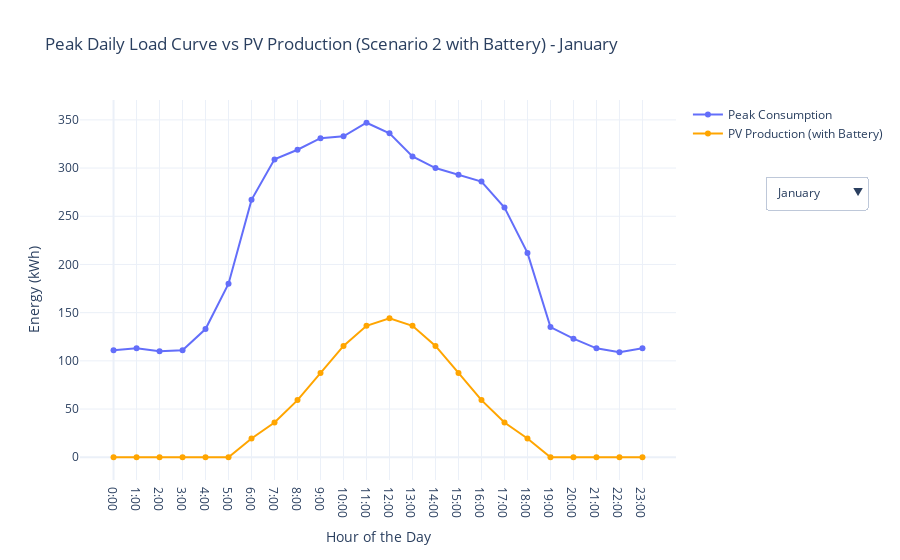

Here is the notebook cell this chart was saved with:
### Markdown cell above
### Step 8: Plot Average Daily Load Curve along with PV Production (Scenario 2)

### Code cell
# Create dropdown options for each month to visualize PV production with battery storage and peak daily load
dropdown_options_battery = []
for month in range(1, 13):
    # Filter data for the specific month
    monthly_data = filtered_data[filtered_data.index.month == month]
    
    # Resample and calculate the peak load for each hour in the month
    avg_hourly_load = monthly_data.resample('H').mean()
    peak_daily_load_month = avg_hourly_load.groupby(avg_hourly_load.index.hour).max()

    # Calculate PV production for the specified month for the scenario with battery
    monthly_pv_production_with_battery = sas.calculate_monthly_pv_production(month, sas.number_of_panels)

    # Add dropdown option
    dropdown_options_battery.append({
        'label': f'{pd.to_datetime(month, format="%m").strftime("%B")}',  # Month name
        'method': 'update',
        'args': [
            {'y': [peak_daily_load_month['Consumption'], monthly_pv_production_with_battery]},
            {'title': f'Peak Daily Load Curve vs PV Production (Scenario 2 with Battery) - {pd.to_datetime(month, format="%m").strftime("%B")}'}
        ]
    })

# Initial figure with January data for Scenario 2 (with Battery)
# Filter data for January
january_data = filtered_data[filtered_data.index.month == 1]
avg_hourly_load_january = january_data.resample('H').mean()
peak_daily_load_january = avg_hourly_load_january.groupby(avg_hourly_load_january.index.hour).max()
monthly_pv_production_with_battery_january = sas.calculate_monthly_pv_production(1, sas.number_of_panels)

# Plot Peak Daily Load Curve and PV Production with dropdown options for Scenario 2 (with Battery)
fig = go.Figure()
fig.add_trace(go.Scatter(x=peak_daily_load_january.index, y=peak_daily_load_january['Consumption'],
                         mode='lines+markers', name='Peak Consumption'))
fig.add_trace(go.Scatter(x=monthly_pv_production_with_battery_january.index, y=monthly_pv_production_with_battery_january,
                         mode='lines+markers', name='PV Production (with Battery)', line=dict(color='orange')))

# Update layout to include dropdown menu on the right side of the plot under the legend
fig.update_layout(
    title='Peak Daily Load Curve vs PV Production (Scenario 2 with Battery) - January',
    xaxis_title='Hour of the Day',
    yaxis_title='Energy (kWh)',
    xaxis=dict(tickvals=list(range(0, 24)), ticktext=[f'{h}:00' for h in range(0, 24)]),
    template='plotly_white',
    updatemenus=[{
        'buttons': dropdown_options_battery,
        'direction': 'down',
        'showactive': True,
        'x': 1.15,  # Positioned to the right of the plot
        'xanchor': 'left',
        'y': 0.8,  # Positioned below the legend
        'yanchor': 'top',
    }]
)

# Show the figure
fig.show()

### Figure 1 — Plotly figure (JSON) as saved in the notebook; plotly's stock layout.template omitted (floating-point values rounded to 4 significant figures)
{"data": [{"mode": "lines+markers", "name": "Peak Consumption", "type": "scatter", "x": [0, 1, 2, 3, 4, 5, 6, 7, 8, 9, 10, 11, 12, 13, 14, 15, 16, 17, 18, 19, 20, 21, 22, 23], "y": [111, 113, 110, 111, 133, 180, 267, 309, 319, 331, 333, 347, 336, 312, 300, 293, 286, 259, 212, 135, 123, 113, 109, 113]}, {"line": {"color": "orange"}, "mode": "lines+markers", "name": "PV Production (with Battery)", "type": "scatter", "x": [0, 1, 2, 3, 4, 5, 6, 7, 8, 9, 10, 11, 12, 13, 14, 15, 16, 17, 18, 19, 20, 21, 22, 23], "y": [0, 0, 0, 0, 0, 0, 19.51, 35.95, 59.27, 87.45, 115.4, 136.4, 144.2, 136.4, 115.4, 87.45, 59.27, 35.95, 19.51, 0, 0, 0, 0, 0]}], "layout": {"title": {"text": "Peak Daily Load Curve vs PV Production (Scenario 2 with Battery) - January"}, "updatemenus": [{"buttons": [{"args": [{"y": [[111, 113, 110, 111, 133, 180, 267, 309, 319, 331, 333, 347, 336, 312, 300, 293, 286, 259, 212, 135, 123, 113, 109, 113], [0, 0, 0, 0, 0, 0, 19.51, 35.95, 59.27, 87.45, 115.4, 136.4, 144.2, 136.4, 115.4, 87.45, 59.27, 35.95, 19.51, 0, 0, 0, 0, 0]]}, {"title": "Peak Daily Load Curve vs PV Production (Scenario 2 with Battery) - January"}], "label": "January", "method": "update"}, {"args": [{"y": [[230, 234, 237, 241, 244, 248, 263, 298, 293, 297, 308, 318, 289, 267, 251, 236, 244, 232, 209, 212, 216, 219, 223, 227], [0, 0, 0, 0, 0, 0, 29.38, 54.14, 89.26, 131.7, 173.8, 205.4, 217.1, 205.4, 173.8, 131.7, 89.26, 54.14, 29.38, 0, 0, 0, 0, 0]]}, {"title": "Peak Daily Load Curve vs PV Production (Scenario 2 with Battery) - February"}], "label": "February", "method": "update"}, {"args": [{"y": [[132, 131, 131, 130, 149, 188, 268, 313, 303, 269, 264, 274, 279, 255, 248, 267, 248, 236, 203, 151, 144, 134, 132, 132], [0, 0, 0, 0, 0, 0, 42.15, 77.66, 128.0, 188.9, 249.4, 294.6, 311.4, 294.6, 249.4, 188.9, 128.0, 77.66, 42.15, 0, 0, 0, 0, 0]]}, {"title": "Peak Daily Load Curve vs PV Production (Scenario 2 with Battery) - March"}], "label": "March", "method": "update"}, {"args": [{"y": [[112, 112, 112, 129, 179, 261, 294, 313, 316, 304, 307, 288, 260, 222, 233, 222, 218, 199, 134, 135, 125, 116, 112, 112], [0, 0, 0, 0, 0, 0, 46.35, 85.4, 140.8, 207.7, 274.2, 324.0, 342.5, 324.0, 274.2, 207.7, 140.8, 85.4, 46.35, 0, 0, 0, 0, 0]]}, {"title": "Peak Daily Load Curve vs PV Production (Scenario 2 with Battery) - April"}], "label": "April", "method": "update"}, {"args": [{"y": [[107, 108, 110, 141, 172, 261, 294, 311, 304, 293, 307, 294, 263, 257, 252, 239, 223, 192, 144, 151, 138, 112, 108, 108], [0, 0, 0, 0, 0, 0, 47.84, 88.14, 145.3, 214.4, 283.0, 334.4, 353.5, 334.4, 283.0, 214.4, 145.3, 88.14, 47.84, 0, 0, 0, 0, 0]]}, {"title": "Peak Daily Load Curve vs PV Production (Scenario 2 with Battery) - May"}], "label": "May", "method": "update"}, {"args": [{"y": [[121, 123, 124, 140, 131, 211, 230, 230, 246, 196, 234, 263, 248, 302, 250, 261, 280, 222, 129, 127, 127, 123, 121, 123], [0, 0, 0, 0, 0, 0, 52.99, 97.63, 161.0, 237.5, 313.5, 370.4, 391.5, 370.4, 313.5, 237.5, 161.0, 97.63, 52.99, 0, 0, 0, 0, 0]]}, {"title": "Peak Daily Load Curve vs PV Production (Scenario 2 with Battery) - June"}], "label": "June", "method": "update"}, {"args": [{"y": [[193, 194, 195, 196, 196, 251, 218, 228, 224, 219, 217, 261, 231, 233, 330, 277, 291, 240, 188, 189, 190, 191, 191, 192], [0, 0, 0, 0, 0, 0, 56.51, 104.1, 171.7, 253.3, 334.4, 395.0, 417.6, 395.0, 334.4, 253.3, 171.7, 104.1, 56.51, 0, 0, 0, 0, 0]]}, {"title": "Peak Daily Load Curve vs PV Production (Scenario 2 with Battery) - July"}], "label": "July", "method": "update"}, {"args": [{"y": [[145, 146, 147, 148, 149, 268, 210, 220, 181, 193, 179, 187, 197, 220, 238, 275, 247, 246, 141, 141, 142, 143, 144, 145], [0, 0, 0, 0, 0, 0, 52.95, 97.56, 160.9, 237.3, 313.3, 370.1, 391.3, 370.1, 313.3, 237.3, 160.9, 97.56, 52.95, 0, 0, 0, 0, 0]]}, {"title": "Peak Daily Load Curve vs PV Production (Scenario 2 with Battery) - August"}], "label": "August", "method": "update"}, {"args": [{"y": [[117, 118, 116, 137, 145, 229, 279, 281, 265, 270, 273, 256, 230, 222, 231, 295, 262, 208, 131, 124, 121, 117, 116, 118], [0, 0, 0, 0, 0, 0, 46.13, 84.99, 140.1, 206.7, 272.9, 322.4, 340.8, 322.4, 272.9, 206.7, 140.1, 84.99, 46.13, 0, 0, 0, 0, 0]]}, {"title": "Peak Daily Load Curve vs PV Production (Scenario 2 with Battery) - September"}], "label": "September", "method": "update"}, {"args": [{"y": [[123, 121, 121, 138, 148, 250, 311, 329, 315, 330, 318, 344, 319, 290, 257, 260, 248, 225, 169, 133, 125, 128, 121, 118], [0, 0, 0, 0, 0, 0, 33.2, 61.17, 100.9, 148.8, 196.4, 232.1, 245.3, 232.1, 196.4, 148.8, 100.9, 61.17, 33.2, 0, 0, 0, 0, 0]]}, {"title": "Peak Daily Load Curve vs PV Production (Scenario 2 with Battery) - October"}], "label": "October", "method": "update"}, {"args": [{"y": [[120, 116, 121, 123, 147, 162, 266, 312, 342, 339, 345, 336, 343, 407, 310, 310, 295, 263, 221, 136, 131, 124, 120, 118], [0, 0, 0, 0, 0, 0, 20.97, 38.64, 63.71, 93.99, 124.1, 146.6, 155.0, 146.6, 124.1, 93.99, 63.71, 38.64, 20.97, 0, 0, 0, 0, 0]]}, {"title": "Peak Daily Load Curve vs PV Production (Scenario 2 with Battery) - November"}], "label": "November", "method": "update"}, {"args": [{"y": [[112, 112, 110, 117, 144, 185, 255, 319, 338, 336, 347, 347, 369, 352, 303, 300, 293, 261, 255, 142, 126, 125, 115, 115], [0, 0, 0, 0, 0, 0, 16.8, 30.95, 51.03, 75.29, 99.39, 117.4, 124.1, 117.4, 99.39, 75.29, 51.03, 30.95, 16.8, 0, 0, 0, 0, 0]]}, {"title": "Peak Daily Load Curve vs PV Production (Scenario 2 with Battery) - December"}], "label": "December", "method": "update"}], "direction": "down", "showactive": true, "x": 1.15, "xanchor": "left", "y": 0.8, "yanchor": "top"}], "xaxis": {"ticktext": ["0:00", "1:00", "2:00", "3:00", "4:00", "5:00", "6:00", "7:00", "8:00", "9:00", "10:00", "11:00", "12:00", "13:00", "14:00", "15:00", "16:00", "17:00", "18:00", "19:00", "20:00", "21:00", "22:00", "23:00"], "tickvals": [0, 1, 2, 3, 4, 5, 6, 7, 8, 9, 10, 11, 12, 13, 14, 15, 16, 17, 18, 19, 20, 21, 22, 23], "title": {"text": "Hour of the Day"}}, "yaxis": {"title": {"text": "Energy (kWh)"}}}}
